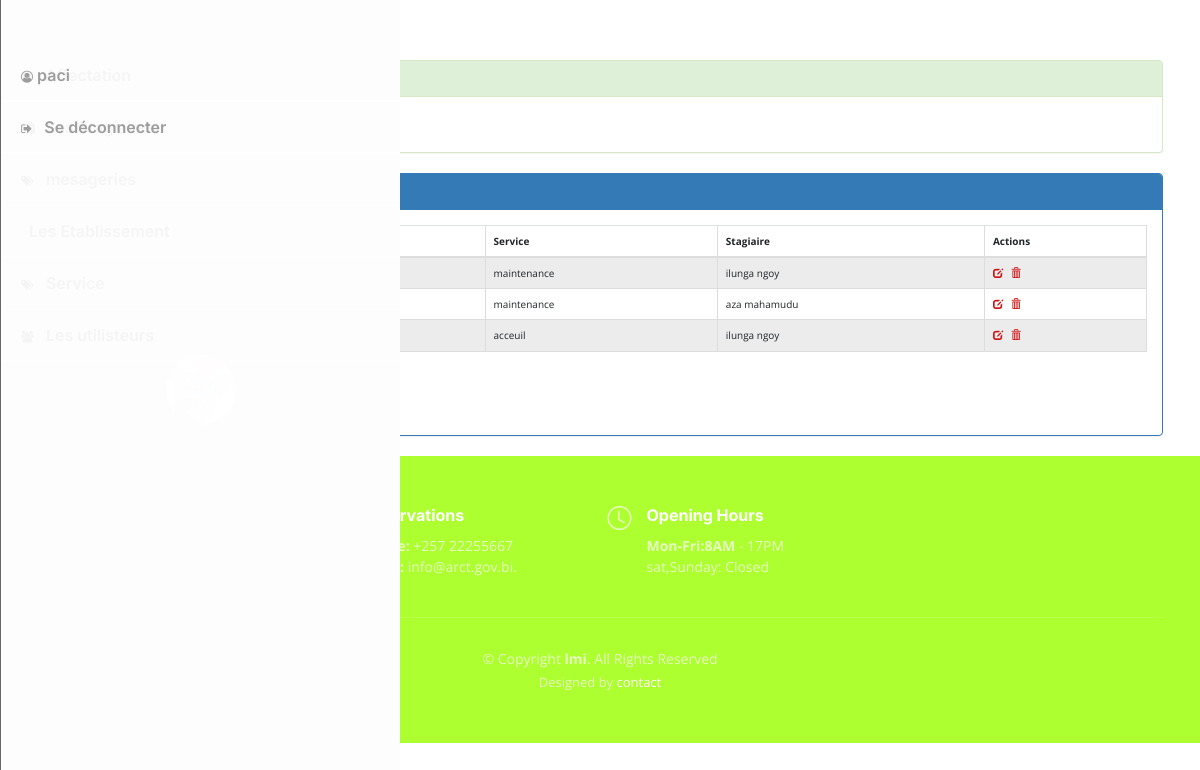
Screenshot of /pages/Effectue.php (signed in) with the database file from the repository.
### tables this page shows
CREATE TABLE `service` (
  `idser` int(11) NOT NULL,
  `typeser` varchar(21) NOT NULL
);

CREATE TABLE `stagiaire` (
  `idst` int(11) NOT NULL,
  `nomst` varchar(32) NOT NULL,
  `prenomst` varchar(20) NOT NULL,
  `emailst` varchar(14) NOT NULL,
  `nationalite` varchar(21) NOT NULL,
  `sexe` varchar(9) NOT NULL,
  `telephone` varchar(22) NOT NULL,
  `photo` varchar(100) NOT NULL
);

### pages/Effectue.php (the view, shortened to what this page needs)
<?php
    require_once("connexiondb.php");
    $idser=isset($_GET['idser'])?$_GET['idser']:0;
    $idst=isset($_GET['idst'])?$_GET['idst']:0;
    $size=isset($_GET['size'])?$_GET['size']:5;
    $page=isset($_GET['page'])?$_GET['page']:1;
    $offset=($page-1)*$size;
    if($idser==0){
        $requeteEffectue="select idaff,datedebut,datefin,typeser,nomst,prenomst
                from service as Se,stagiaire as St,affecter as E
                where Se.idser=E.idser and St.idst=E.idst
                order by idaff
                limit $size
                offset $offset";
        $requeteCount="select count(*) countS from affecter";
    }
    $resultateffectue=$pdo->query($requeteEffectue);
    $resultatCount=$pdo->query($requeteCount);
    $tabCount=$resultatCount->fetch();
    $nbrStagiaire=$tabCount['countS'];
    $reste=$nbrStagiaire % $size;
    if($reste===0)
        $nbrPage=$nbrStagiaire/$size;
    else
        $nbrPage=floor($nbrStagiaire/$size)+1;
?>
<!DOCTYPE HTML>
<HTML>
    <head>
        <link rel="stylesheet" type="text/css" href="../css/bootstrap.css">
        <link rel="stylesheet" type="text/css" href="../css/font-awesome.min.css">
        <link rel="stylesheet" type="text/css" href="../css/monstyle.css">
    </head>
    <body>
        <?php require("menu.php"); ?>
        <div class="container">
            <div class="panel panel-success margetop60">
				<div class="panel-heading">Rechercher des affectation</div>
				<div class="panel-body">
					<form method="get" action="Effectue.php" class="form-inline">
                         <?php if ($_SESSION['user']['role']== 'ADMIN') {?>
                            <a href="nouvelleEffectue.php" class="btn btn-primary">
                            </a>
                         <?php }?>
					</form>
				</div>
			</div>
            <div class="panel panel-primary">
                <div class="panel-heading">Liste d'Affectation (<?php echo $nbrStagiaire ?> Affecter)</div>
                <div class="panel-body">
                    <table class="table table-striped table-bordered">
                        <thead>
                            <tr>
                                <th>Date_Debut</th> <th>Date_Fin</th>
                                <th>Service</th><th>Stagiaire</th>
                                <?php if ($_SESSION['user']['role']== 'ADMIN') {?>
                                	<th>Actions</th>
                                <?php }?>
                            </tr>
                        </thead>
                        <tbody>
                            <?php while($effectue=$resultateffectue->fetch()){ ?>
                                <tr>
                                    <td><?php echo $effectue['datedebut'] ?> </td>
                                    <td><?php echo $effectue['datefin'] ?> </td>
                                    <td><?php echo $effectue['typeser'] ?> </td>
                                    <td><?php echo $effectue['nomst'] ?>
                                    <?php echo $effectue['prenomst'] ?>
                                    </td>
                                     <?php if ($_SESSION['user']['role']== 'ADMIN') {?>
                                        <td>
                                            <a href="editerEffectue.php?idaff=<?php echo $effectue['idaff'] ?>">
                                                <span class="glyphicon glyphicon-edit"></span>
                                            </a>
                                            <a onclick="return confirm('Etes vous sur de vouloir supprimer l affectation')"
                                            href="supprimerEffectue.php?idaff=<?php echo $effectue['idaff'] ?>">
                                                <span class="glyphicon glyphicon-trash"></span>
                                            </a>
                                        </td>
                                    <?php }?>
                                 </tr>
                             <?php } ?>
                        </tbody>
                    </table>
                <div>
                    <ul class="pagination">
                        <?php for($i=1;$i<=$nbrPage;$i++){ ?>
                            <li class="<?php if($i==$page) echo 'active' ?>">
            <a href="Effectue.php?page=<?php echo $i;?>&idservice=<?php echo $idser ?>&idStagiaire=<?php echo $idst ?>">
                                </a>
                             </li>
                        <?php } ?>
                    </ul>
                </div>
                </div>
            </div>
        </div>
    </body>
</HTML>

### pages/menu.php (shortened to what this page needs)
<nav class="navbar navbar-inverse navbar-fixed-top">
	<div class="container-fluid">
	<div class="navbar-header">
		</div>
		<ul class="nav navbar-nav">
			<li><a href="Effectue.php">
                </a>
            </li>
			<?php if ($_SESSION['user']['role']=='ADMIN') {?>
				<li><a href="stagiaires.php">
                </a>
            </li>
			<li><a href="message.php">
                </a>
            </li>
			<li><a href="Etablissement.php">
                </a>
			</li>
			<li><a href="service.php">
                </a>
			</li>
				<li><a href="Utilisateurs.php">
                    </a>
                </li>
			<?php }?>
		</ul>
		<ul class="nav navbar-nav navbar-right">
			<li>
				<a href="editerUtilisateur.php?id=<?php echo $_SESSION['user']['iduser'] ?>">
					<?php echo  ' '.$_SESSION['user']['login']?>
				</a>
			</li>
			<li>
				<a href="seDeconnecter.php">
					&nbsp Se déconnecter
				</a>
			</li>
		</ul>
	</div>
</nav>

### css/monstyle.css (style rules this page uses)
.margetop60 { margin-top: 60px; }
body { background-color: rgb(240, 238, 238); font-size: 16px; }

### pages/footer/assets/css/main.css (style rules this page uses)
:root { --font-default: "Open Sans", system-ui, -apple-system, "Segoe UI", Roboto, "Helvetica Neue", Arial, "Noto Sans", "Liberation Sans", sans-serif, "Apple Color Emoji", "Segoe UI Emoji", "Segoe UI Symbol", "Noto Color Emoji"; --font-primary: "Amatic SC", sans-serif; --font-secondary: "Inter", sans-serif; }
:root { --color-default: #212529; --color-primary: #ce1212; --color-secondary: #37373f; }
:root { scroll-behavior: smooth; }
body { font-family: var(--font-default); color: var(--color-default); }
a { color: var(--color-primary); text-decoration: none; }
h1, h2, h3, h4, h5, h6 { font-family: var(--font-secondary); }
@media (max-width: 1279px) { .navbar { position: fixed; top: 0; right: -100%; width: 100%; max-width: 400px; border-left: 1px solid #666; bottom: 0; transition: 0.3s; z-index: 9997; } }
@media (max-width: 1279px) { .navbar ul { position: absolute; inset: 0; padding: 50px 0 10px 0; margin: 0; background: rgba(255, 255, 255, 0.9); overflow-y: auto; transition: 0.3s; z-index: 9998; } }
@media (max-width: 1279px) { .navbar a, .navbar a:focus { display: flex; align-items: center; justify-content: space-between; padding: 10px 20px; font-family: var(--font-secondary); border-bottom: 2px solid rgba(255, 255, 255, 0.8); font-size: 16px; font-weight: 600; color: #7f7f90; white-space: nowrap; transition: 0.3s; } }
.footer { font-size: 14px; background-color: #1f1f24; padding: 50px 0; color: rgba(255, 255, 255, 0.7); }
.footer .icon { margin-right: 15px; font-size: 24px; line-height: 0; }
.footer h4 { font-size: 16px; font-weight: bold; position: relative; padding-bottom: 5px; color: #fff; }
.footer .footer-links { margin-bottom: 30px; }
.footer .copyright { text-align: center; padding-top: 30px; border-top: 1px solid rgba(255, 255, 255, 0.1); }
.footer .credits { padding-top: 4px; text-align: center; font-size: 13px; }
.footer .credits a { color: #fff; }

### rows the page displays
service: typeser "maintenance", stagiaire.nomst "ilunga", stagiaire.prenomst "ngoy", stagiaire.nomst "aza", stagiaire.prenomst "mahamudu"
service: typeser "acceuil", stagiaire.nomst "ilunga", stagiaire.prenomst "ngoy"

### other values shown
$_SESSION['user']['login'] "paci"
